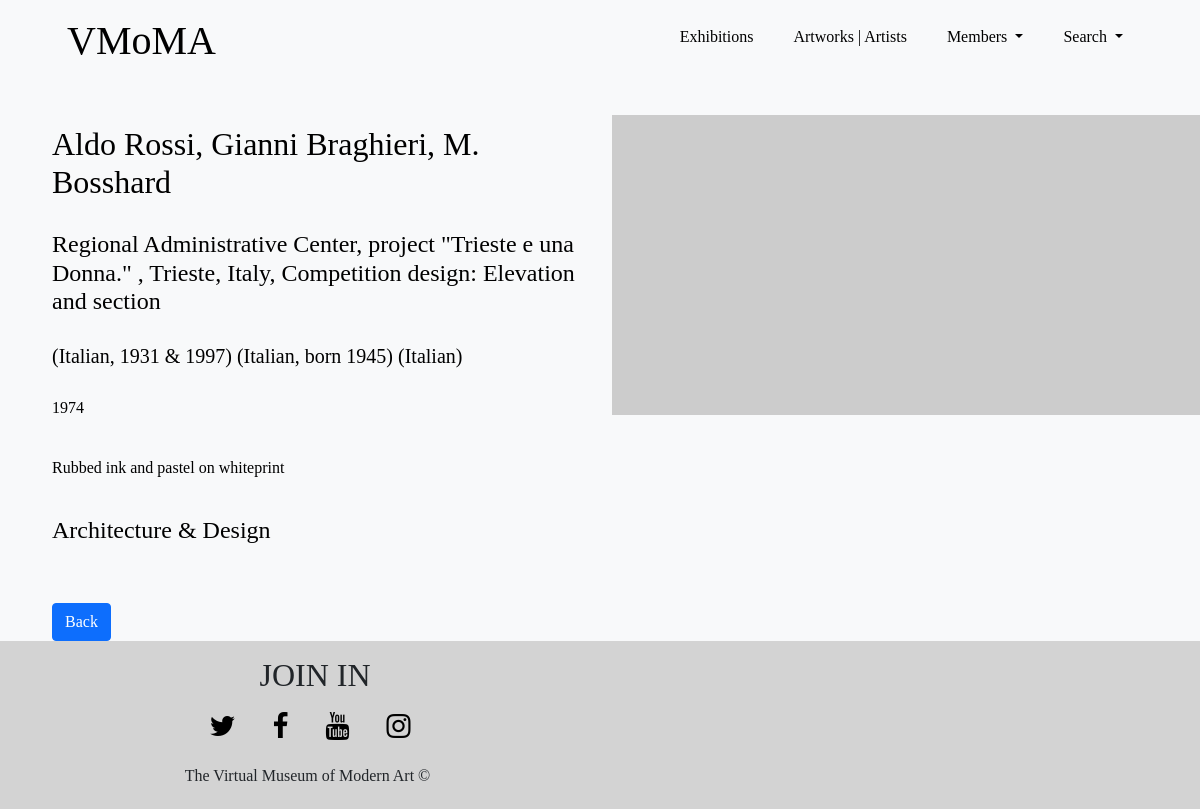
The app's page /VMOMA/inforesult.php?art_id=8846 with its own data.
### tables this page shows
CREATE TABLE `vmoma_artworks` (
  `id` int(11) NOT NULL,
  `title` varchar(550) NOT NULL,
  `artist` varchar(550) NOT NULL,
  `artist_bio` varchar(450) NOT NULL,
  `artist_nationality` varchar(300) NOT NULL,
  `gender` varchar(100) NOT NULL,
  `datecompleted` varchar(250) NOT NULL,
  `medium` varchar(550) NOT NULL,
  `classification` varchar(350) NOT NULL,
  `department` varchar(350) NOT NULL,
  `imgurlpath` varchar(1000) NOT NULL
);

### VMOMA/inforesult.php (the view, shortened to what this page needs)
<?php
include('conn.php');
$artid = $_GET['art_id'];
$sqlread = "SELECT * FROM vmoma_artworks WHERE id = $artid";
$result = $conn->query($sqlread);
$result = $result->fetch_assoc();
$logged_in = FALSE;
?>
<!DOCTYPE html>
<html lang="en">
<head>
    <link href="https://cdn.jsdelivr.net/npm/bootstrap@5.0.0-beta2/dist/css/bootstrap.min.css" rel="stylesheet">
    <link rel="stylesheet" href="https://cdnjs.cloudflare.com/ajax/libs/font-awesome/4.7.0/css/font-awesome.min.css">
    <link rel="stylesheet" href="https://cdnjs.cloudflare.com/ajax/libs/gridlex/2.7.1/gridlex.min.css">
    <link rel="stylesheet" href="styles/ui1.css">
</head>
<body class="bg-light">
<header>
        <div class="container">
            <nav>
            <h1><a href="index.php" style='color:black; text-decoration: none;'>VMoMA</a></h1>
                <ul class="nav-ul" id="nav-ul">
                    <li><a href="exhibitions.php">Exhibitions</a></li>
                    <li><a href="artandartists.php">Artworks | Artists</a></li>
                    <?php
                        if($logged_in){
                           echo "<li><a href='logout.php'>Log-Out</a></li>";
                        } else {
                            echo "<li class='nav-item dropdown'>
                                    <a class='nav-link dropdown-toggle' href='#' id='navbarScrollingDropdown' role='button' data-bs-toggle='dropdown' aria-expanded='false'>
                                    Members
                                    </a>
                                    <ul class='dropdown-menu' aria-labelledby='navbarScrollingDropdown'>
                                    <li><a class='dropdown-item' href='membership.php'>Sign up</a></li>
                                    <li><a class='dropdown-item' href='signin.php'>Login</a></li>
                                    </ul>
                                </li>";
                        }
                    ?>
                    <li class="nav-item dropdown">
                        <a class="nav-link dropdown-toggle" href="#" id="navbarScrollingDropdown" role="button" data-bs-toggle="dropdown" aria-expanded="false">
                          Search
                        </a>
                    </li>
                </ul>
            </nav>
        </div>
    </header>
  <?php
    $artistname = $result['artist'];
    $titleofwork = $result['title'];
    $bio = $result['artist_bio'];
    $date = $result['datecompleted'];
    $medium = $result['medium'];
    $dep = $result['department'];
    $img = $result['imgurlpath'];
    echo "   <div class='container' id='infobox' style='align-items: center;'>
              <div class='row'>
                <div class='col-md-6 col-sm-6' style='color: black;'>
                  <div>
                    <h2>{$artistname}</h2>
                    <h4>{$titleofwork}</h4>
                    <h5>{$bio}</h5>
                    <p style='color: black;'>{$date}</p>
                    <p style='color: black;''>{$medium}</p>
                    <h4>{$dep}</h4>
                    <a href='search.php'>
                      <button class='btn btn-primary'>Back</button>
                    </a>
                  </div>
                </div>
                <div class='col-md-6 col-sm-6'>
                  <img src='{$img}' alt=''>
                </div>
              </div>
            </div> ";
    ?>
    <footer id="indexfooter">
        <div class="grid align-items-center">
            <div class="col-6">
                <h3>JOIN IN</h3>
                <ul class="footerlist">
                    <li><a href="" class="fa fa-twitter"></a></li>
                    <li><a href="" class="fa fa-facebook"></a></li>
                    <li><a href="" class="fa fa-youtube"></a></li>
                    <li><a href="" class="fa fa-instagram"></a></li>
                </ul>
            </div>
            <div class="col-6">
                <h6>The Virtual Museum of Modern Art ©</h6>
            </div>
        </div>
    </footer>
</body>
</html>

### VMOMA/styles/ui1.css (style rules this page uses)
body, html { font-family: 'Playfair Display', serif; background-color: #fff; height: 100%; width: 100%; padding: 0; margin: 0; overflow-x: hidden; }
nav { display: flex; flex-wrap: wrap; align-items: center; justify-content: space-between; padding: 15px; }
.nav-ul { display: flex; align-items: center; justify-content: center; padding: 0; list-style-type: none; }
.nav-ul li a { display: inline-block; color: black; padding: 10px 20px; text-decoration: none; }
#showcasetextbox1 h2, p { padding: 10px; color: white; }
#showcasetextbox2 h2, p { padding: 10px; color: white; }
#showcasetextbox3 h2, p { padding: 10px; color: white; }
footer { background-color: lightgrey; text-align: center; padding: 15px; }
footer h3 { margin-left: 15px; font-size: 2em; }
footer ul { list-style: none; padding: 0; margin-left: 15px; font-size: 1.75em; }
footer li { display: inline; }
footer a { color: black; text-decoration: none; padding-right: 20px; }
#exhibitiondisplay a, h2 { text-decoration: none; color: black; padding: 15px; }
#infobox { margin-top: 25px; }
#infobox h2, h4, h5, a { padding: 10px; }
#infobox button { margin-top: 40px; }

### records on screen
vmoma_artworks: artist "Aldo Rossi, Gianni Braghieri, M. Bosshard", title "Regional Administrative Center, project \"Trieste e una Donna.\" , Trieste, Italy, Competition design: Elevation and section", artist_bio "(Italian, 1931 & 1997) (Italian, born 1945) (Italian)", datecompleted "1974", medium "Rubbed ink and pastel on whiteprint", department "Architecture & Design"
